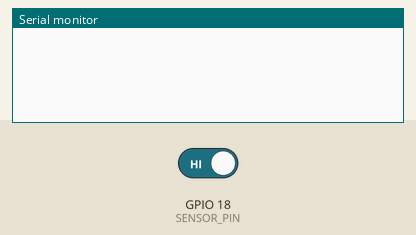
This sketch was run on a simulated ESP32. Parts: the last lines printed to the serial monitor. The test bench sets the inputs (shaded band); at power-on: GPIO 18 (SENSOR_PIN) HIGH.

Above: at 1.2 s.
1.3 s: GPIO 18 (SENSOR_PIN) driven LOW
At 2.5 s:
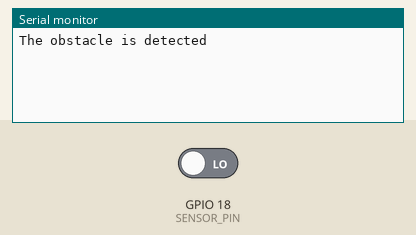
2.8 s: GPIO 18 (SENSOR_PIN) driven HIGH
At 3.8 s:
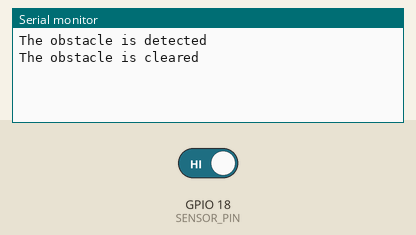

Measured:
- after the input at 1.3 s, the serial monitor: prints a new line at once (image 1)
- after the input at 2.8 s, the serial monitor: prints a new line at once (image 2)

The sketch:

obstacle_detection_and_turn_led.ino
```cpp
/*
 * This ESP32 code is created by esp32io.com
 *
 * This ESP32 code is released in the public domain
 *
 * For more detail (instruction and wiring diagram), visit https://esp32io.com/tutorials/esp32-infrared-obstacle-avoidance-sensor
 */

#define SENSOR_PIN 18 // ESP32 pin GPIO18 connected to OUT pin of IR obstacle avoidance sensor

int lastState = HIGH;  // the previous state from the input pin
int currentState;      // the current reading from the input pin

void setup() {
  // initialize serial communication at 9600 bits per second:
  Serial.begin(9600);
  // initialize the ESP32's pin as an input
  pinMode(SENSOR_PIN, INPUT);
}

void loop() {
  // read the state of the the input pin:
  currentState = digitalRead(SENSOR_PIN);

  if (lastState == HIGH && currentState == LOW)
    Serial.println("The obstacle is detected");
  else if (lastState == LOW && currentState == HIGH)
    Serial.println("The obstacle is cleared");

  delay(50);
  // save the the last state
  lastState = currentState;
}
```
